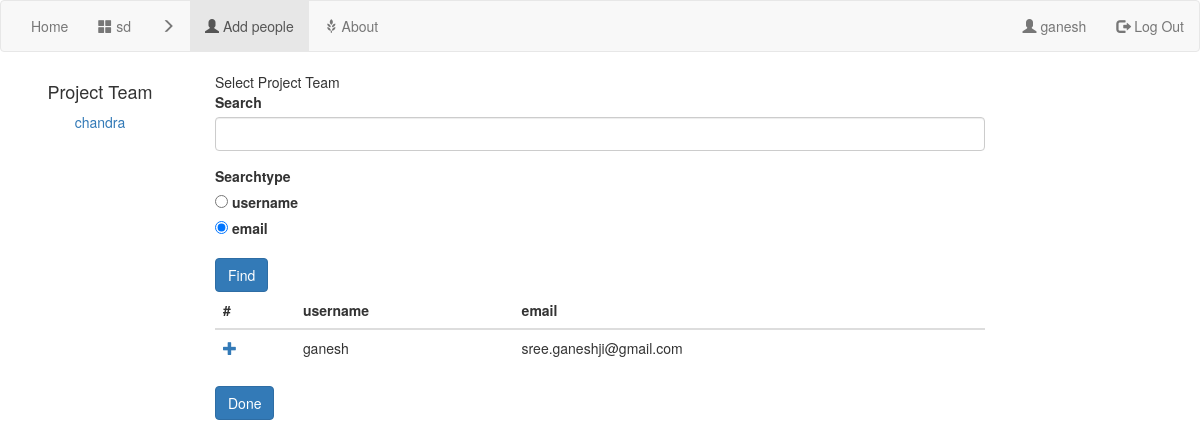
The page /2/chooseProjectMates/ (signed in) on the database its author committed.
### projectMgr/models.py (models this page shows)
class Project(models.Model):
    name = models.CharField(max_length=100)
    people = models.ManyToManyField(User,related_name="project_set")
    description = models.TextField()
    isArchived = models.BooleanField(default=False)
    comment = models.ManyToManyField(Comment)
    created = models.DateTimeField(auto_now=True)
    createdBy = models.ForeignKey(User,on_delete=models.CASCADE,related_name="projectIcreated",null=True)
    deadLine = models.DateTimeField(null=True)
    pass

class User(AbstractUser):
    profilePicture = models.CharField(max_length=200,null=True)
    fullName = models.CharField(max_length=100,null=True)
    bio = models.CharField(null=True,max_length=500)
    pass

### projectMgr/views.py (the view)
# urls.py: path('<int:projectid>/chooseProjectMates/',views.chooseProjectMates2,name='chooseProjectMates'),
def chooseProjectMates2(request: HttpRequest, projectid):
    if not request.user.is_authenticated:
        return redirect('projectMgr:homepage')
    '''

    :param request:
    :return:
    '''
    project = models.Project.objects.get(id=projectid)
    projectLabel = project.name
    print(request.method)
    results = models.User.objects.all().exclude(username__in=[person.username for person in project.people.all()])[:20]
    if request.method == "POST":
        form = forms.chooseMates2(request.POST)
        if form.is_valid():
            '''
            get the first 20 matches for the search query.
            '''
            search = form.cleaned_data.get('search')
            searchType = form.cleaned_data.get('searchType')
            print('search,searchtype', search, searchType)
            if searchType == 'email':
                results = models.User.objects.filter(email__contains=search)
            elif searchType == 'username':
                results = models.User.objects.filter(username__contains=search)
            results = results.exclude(username__in=[person.username for person in project.people.all()])[:20]
    else:
        form = forms.chooseMates2()
    return render(request, 'projectMgr/selectProjectMates.html',
                  context={'form': form, 'results': results, 'head': projectLabel,
                           'project': project, "thisUser": request.user})

### projectMgr/forms.py
class chooseMates2(forms.Form):
    search = forms.CharField(max_length=200, required=False)
    searchType = forms.ChoiceField(choices=[['username', 'username'], ['email', 'email']], required=False,
                                   widget=forms.RadioSelect, initial='email')

### projectMgr/templates/projectMgr/selectProjectMates.html (shortened to what this page needs)
{% extends 'projectMgr/base.html' %}
{% block heading %}
    Select Project Team
{% endblock %}
{% block leftnav %}
<li><a href="{% url 'projectMgr:projectDetail' project.id %}" ><span class="glyphicon glyphicon-th-large"></span> {{project.name}}</a></li>
<li><a href="" ><span class="glyphicon glyphicon-menu-right"></span></a></li>
<li class="active"><a  href="" ><span class="glyphicon glyphicon-user"></span> Add people</a></li>
{% endblock %}
{% block body %}
    {% load crispy_forms_tags %}
    <form action="{% url 'projectMgr:chooseProjectMates' project.id %}" method="post">
        {{ form|crispy }}
        <input type="submit" class="btn btn-primary" value="Find">
    </form>
<table class="table">
  <thead class="thead-light">
    <tr>
      <th scope="col">#</th>
      <th scope="col">username</th>
      <th scope="col">email</th>
    </tr>
  </thead>
  <tbody>
  {% for person in results %}
      <tr>
          <th scope="row"> <a href="{% url 'projectMgr:addToProject' project.id person.id %}"> <span class="glyphicon glyphicon-plus"></span> </a></th>
      <td>{{person.username}}</td>
      <td>
          {{person.email}}
      </td>
    </tr>
  {% endfor %}
  </tbody>
</table>
    <button class="btn btn-primary" onclick="window.location.href = '{% url 'projectMgr:projectDetail' project.id %}';">Done</button>
{% endblock %}
{% block sidenav %}
    <h4>Project Team</h4>
    {% for person in project.people.all %}
<p><a href="{% url 'projectMgr:signup' %}"> {{ person.username }}</a> </p>
{% endfor %}
{% endblock %}

### projectMgr/templates/projectMgr/base.html (shortened to what this page needs)
<!DOCTYPE html>
<html lang="en">
 {% load static %}
<link rel="stylesheet" type="text/css" href="{% static 'projectMgr/styles.css' %}">
  <link rel="stylesheet" href="https://maxcdn.bootstrapcdn.com/bootstrap/3.4.1/css/bootstrap.min.css">
<nav class="navbar navbar-default ">
    <div class="container-fluid">
        <ul class="nav navbar-nav">
            <li class="nav-item"><a href="{% url 'projectMgr:homepage' %}">Home</a></li>
            {% block leftnav %}
            {% endblock %}
            <li><a href="{% url 'projectMgr:about' %}"><span class="glyphicon glyphicon-grain"></span> About</a></li>
        </ul>
        <ul class="nav navbar-nav navbar-right">
            {% block rightnav %}
                {% if thisUser %}
                    <li><a href="{% url 'projectMgr:userinfo' %}"><span class="glyphicon glyphicon-user"></span> {{ thisUser.username }}</a></li>
                    <li><a href="{% url 'projectMgr:logout' %}"><span class="glyphicon glyphicon-log-out"></span> Log Out</a></li>
                {% else %}
                    <li><a href="{% url 'projectMgr:signin' %}"><span class="glyphicon glyphicon-log-in"></span> Log In</a></li>
                    <li><a href="{% url 'projectMgr:signup' %}"><span class="glyphicon glyphicon-user"></span> Sign Up</a></li>
                {% endif %}
            {% endblock %}
        </ul>
    </div>
</nav>
<div class="container-fluid text-center">
    <div class="row content">
        <div class="col-sm-2 sidenav">
            {% block sidenav %}{% endblock %}
        </div>
        <div class="col-sm-8 text-left">
        {% block heading %}
        {% endblock %}
        {% block body %}{% endblock %}
        </div>
    </div>
</div>
</html>

### rows shown on the page
Project: name "sd"
User: username "ganesh", email "sree.ganeshji@gmail.com"
User: username "chandra"
